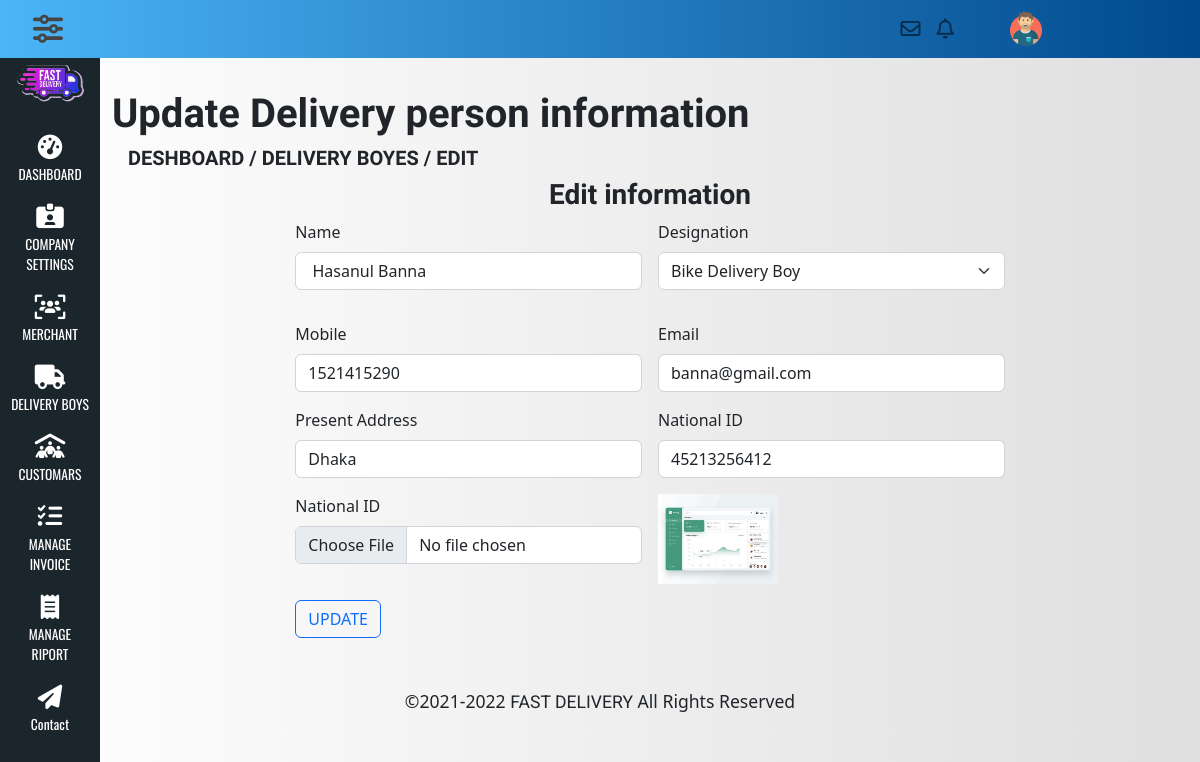
/admin/delivery_person_edit.php?edit=4 (signed in), run on the app's committed database.
### tables this page shows
CREATE TABLE `delivery_person` (
  `delivery_id` int(11) NOT NULL,
  `name` varchar(100) NOT NULL,
  `designation` varchar(200) NOT NULL,
  `mobile` int(15) NOT NULL,
  `email` varchar(50) NOT NULL,
  `present_address` varchar(200) NOT NULL,
  `national_id` varchar(100) NOT NULL,
  `picture` varchar(100) NOT NULL,
  `creation_date` timestamp NOT NULL DEFAULT CURRENT_TIMESTAMP ON UPDATE CURRENT_TIMESTAMP
);

### admin/delivery_person_edit.php (the view, shortened to what this page needs)
<?php require_once "../header.php";
    require_once '../connection.php';
    if(isset($_GET['edit'])){
        $editid=$_GET['edit'];
        $sql="SELECT * FROM `delivery_person` WHERE `delivery_id` = $editid";
        $query=mysqli_query($link, $sql);
        $data=mysqli_fetch_assoc($query);
    }
?>
<div class="col-md-11 main-content">
    <div class="row">
        <div class="col-md-12">
            <div class="deshheader">
                <h1>Update Delivery person information</h1>
                <h5 class="ms-3">DESHBOARD / DELIVERY BOYES / EDIT</h5>
            </div>
        </div>
    </div>
    <div class="row">
        <div class="col-md-12">
            <h3 class="text-center">Edit information</h3>
        </div>
    </div>
    <div class="row">
        <div class="col-md-2"></div>
        <div class="col-md-8">
            <form action="<?=$_SERVER['PHP_SELF']?>" method="POST" enctype="multipart/form-data" class="row g-3">
                <div class="col-md-6">
                    <label for="name" class="form-label">Name</label>
                    <input type="text" class="form-control" name="name" value="<?php echo $data['name']?>" />
                </div>
                <div class="col-md-6">
                    <label for="designation" class="form-label">Designation</label>
                    <select class="form-select mb-3" name="designation">
                        <option value="Bike Delivery Boy">Bike Delivery Boy</option>
                    </select>
                </div>
                <div class="col-md-6">
                    <label for="mobile" class="form-label">Mobile</label>
                    <input type="number" class="form-control" name="mobile" value="<?php echo $data['mobile']?>" />
                </div>
                <div class="col-md-6">
                    <label for="email" class="form-label">Email</label>
                    <input type="email" class="form-control" name="email" value="<?php echo $data['email']?>" />
                </div>
                <div class="col-md-6">
                    <label for="presentAddress" class="form-label">Present Address</label>
                    <input type="text" class="form-control" name="presentAddress" value="<?php echo $data['present_address']?>" />
                </div>
                <div class="col-md-6">
                    <label for="nationalid" class="form-label">National ID</label>
                    <input type="number" class="form-control" name="nationalid" value="<?php echo $data['national_id']?>" />
                </div>
                <div class="col-md-6">
                    <label for="delipic" class="form-label">National ID</label>
                    <input type="file" class="form-control" name="newdelipic" value="" />
                </div>
                <div class="col-md-6">
                        <img src="deliveryPersonImg/<?=$data['picture']?>" alt="" width="120">
                    </div>
                <div class="col-md-12">
                    <button type="submit" name="update" class="btn btn-outline-primary">UPDATE</button>
                </div>
            </form>
        </div>
        <div class="col-md-2"></div>
    </div>
</div>
  <?php require_once "../footer.php"; ?>

### css/style.css (style rules this page uses)
* { margin: 0; padding: 0; }
body { background-image: linear-gradient(to right, #ffffff, #dfdfdf); }
h1, h2, h3, h4, h5, h6 { font-family: 'Tiro Devanagari Sanskrit', serif; font-weight: bold; }
.main-content { margin-top: 90px; margin-bottom: 50px; }

### data on the page
delivery_person: name "Hasanul Banna", mobile "1521415290", email "banna@gmail.com", presentAddress "Dhaka", nationalid "45213256412", picture (picture)
